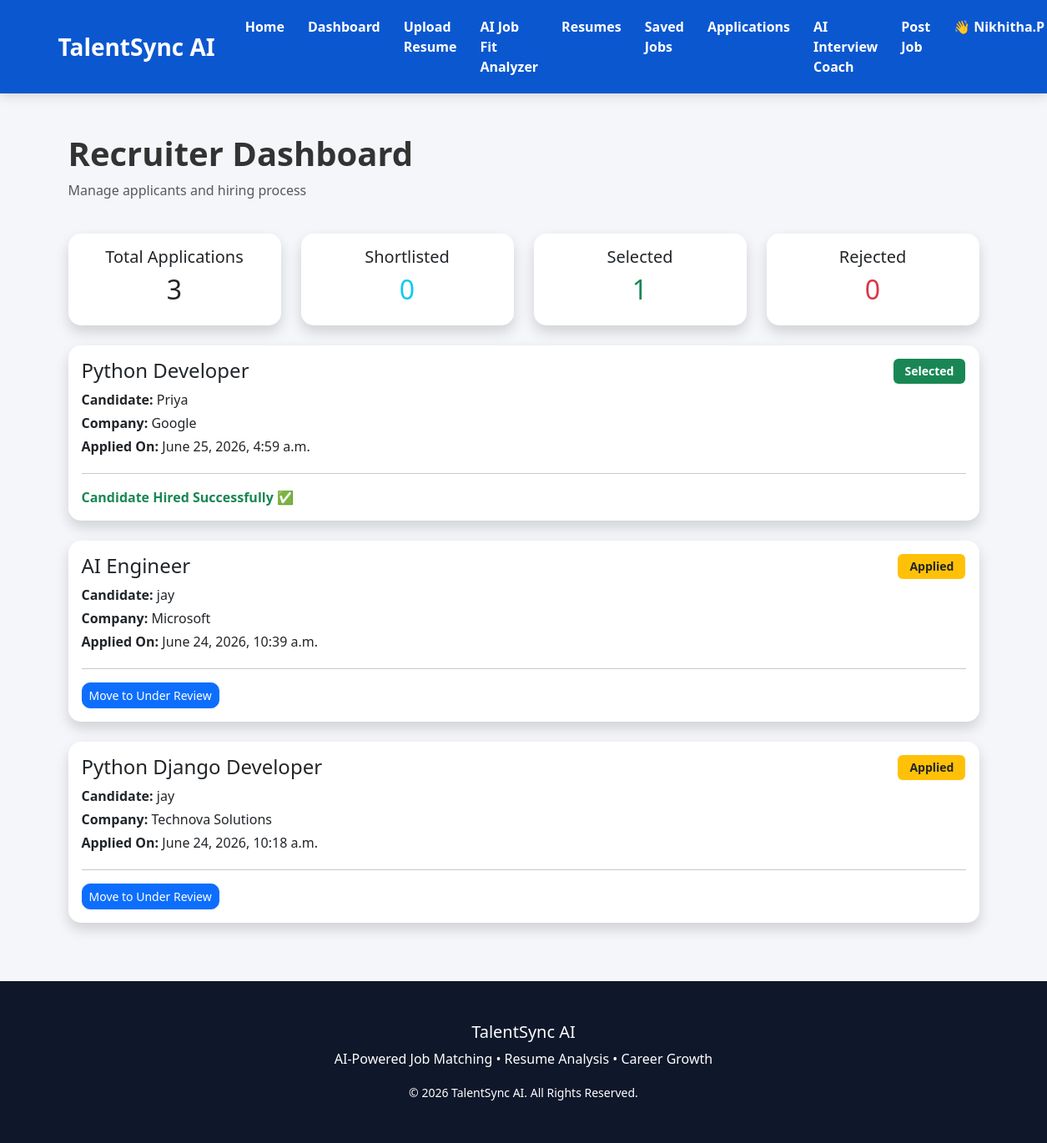
Page /recruiter-dashboard/ (signed in) on the committed database.
### core/models.py (models this page shows, shortened)
class Application(models.Model):
    STATUS_CHOICES = [
        ('Applied', 'Applied'),
        ('Under Review', 'Under Review'),
        ('Shortlisted', 'Shortlisted'),
        ('Interview Scheduled', 'Interview Scheduled'),
        ('Selected', 'Selected'),
        ('Rejected', 'Rejected'),
    ]
    INTERVIEW_MODE_CHOICES = [
        ('Online', 'Online'),
        ('Offline', 'Offline'),
    ]
    user = models.ForeignKey(
        User,
        on_delete=models.CASCADE
    )
    job = models.ForeignKey(
        Job,
        on_delete=models.CASCADE
    )
    applied_on = models.DateTimeField(
        auto_now_add=True
    )
    status = models.CharField(
        max_length=30,
        choices=STATUS_CHOICES,
        default='Applied'
    )
    interview_date = models.DateField(
        null=True,
        blank=True
    )
    interview_time = models.TimeField(
        null=True,
        blank=True
    )
    interview_mode = models.CharField(
        max_length=20,
        choices=INTERVIEW_MODE_CHOICES,
        null=True,
        blank=True
    )
    meeting_link = models.URLField(
        null=True,
        blank=True
    )
    recruiter_notes = models.TextField(
        blank=True,
        null=True
    )
    updated_at = models.DateTimeField(
        auto_now=True
    )
    class Meta:
        ordering = ['-applied_on']
        constraints = [
            models.UniqueConstraint(
                fields=['user', 'job'],
                name='unique_job_application'
            )
        ]

class Job(models.Model):
    title = models.CharField(max_length=100)
    company = models.ForeignKey(
        Company,
        on_delete=models.CASCADE
    )
    location = models.CharField(max_length=100)
    salary = models.CharField(max_length=50)
    description = models.TextField()
    skills = models.TextField()
    created_at = models.DateTimeField(
        auto_now_add=True
    )
    class Meta:
        ordering = ['-created_at']

class Company(models.Model):
    name = models.CharField(max_length=100)
    location = models.CharField(max_length=100)
    website = models.URLField()
    description = models.TextField()
    def __str__(self):
        return self.name

### core/views.py (the view)
@login_required
def recruiter_dashboard(request):
    applications = Application.objects.all().order_by(
        '-applied_on'
    )
    shortlisted_count = Application.objects.filter(
        status='Shortlisted'
    ).count()
    selected_count = Application.objects.filter(
        status='Selected'
    ).count()
    rejected_count = Application.objects.filter(
        status='Rejected'
    ).count()
    return render(
        request,
        'recruiter_dashboard.html',
        {
            'applications': applications,
            'shortlisted_count': shortlisted_count,
            'selected_count': selected_count,
            'rejected_count': rejected_count,
        }
    )

### templates/recruiter_dashboard.html (shortened to what this page needs)
{% extends 'base.html' %}
{% block content %}
<div class="container mt-5">
    <div class="d-flex justify-content-between align-items-center mb-4">
        <div>
            <h1 class="fw-bold">Recruiter Dashboard</h1>
            <p class="text-muted">
                Manage applicants and hiring process
            </p>
        </div>
    </div>
    <div class="row mb-4">
        <div class="col-md-3">
            <div class="card shadow border-0">
                <div class="card-body text-center">
                    <h5>Total Applications</h5>
                    <h2>{{ applications.count }}</h2>
                </div>
            </div>
        </div>
        <div class="col-md-3">
            <div class="card shadow border-0">
                <div class="card-body text-center">
                    <h5>Shortlisted</h5>
                    <h2 class="text-info">
                        {{ shortlisted_count }}
                    </h2>
                </div>
            </div>
        </div>
        <div class="col-md-3">
            <div class="card shadow border-0">
                <div class="card-body text-center">
                    <h5>Selected</h5>
                    <h2 class="text-success">
                        {{ selected_count }}
                    </h2>
                </div>
            </div>
        </div>
        <div class="col-md-3">
            <div class="card shadow border-0">
                <div class="card-body text-center">
                    <h5>Rejected</h5>
                    <h2 class="text-danger">
                        {{ rejected_count }}
                    </h2>
                </div>
            </div>
        </div>
    </div>
    {% for application in applications %}
    <div class="card shadow border-0 mb-4">
        <div class="card-body">
            <div class="row">
                <div class="col-md-8">
                    <h4>{{ application.job.title }}</h4>
                    <p class="mb-1">
                        <strong>Candidate:</strong>
                        {{ application.user.username }}
                    </p>
                    <p class="mb-1">
                        <strong>Company:</strong>
                        {{ application.job.company }}
                    </p>
                    <p class="mb-1">
                        <strong>Applied On:</strong>
                        {{ application.applied_on }}
                    </p>
                </div>
                <div class="col-md-4 text-end">
                    {% if application.status == 'Applied' %}
                        <span class="badge bg-warning text-dark">
                            Applied
                        </span>
                    {% elif application.status == 'Under Review' %}
                        <span class="badge bg-primary">
                            Under Review
                        </span>
                    {% elif application.status == 'Shortlisted' %}
                        <span class="badge bg-info text-dark">
                            Shortlisted
                        </span>
                    {% elif application.status == 'Interview Scheduled' %}
                        <span class="badge bg-secondary">
                            Interview Scheduled
                        </span>
                    {% elif application.status == 'Selected' %}
                        <span class="badge bg-success">
                            Selected
                        </span>
                    {% elif application.status == 'Rejected' %}
                        <span class="badge bg-danger">
                            Rejected
                        </span>
                    {% endif %}
                </div>
            </div>
            <hr>
            {% if application.status == 'Applied' %}
                <a href="{% url 'under_review_application' application.id %}"
                   class="btn btn-primary btn-sm">
                    Move to Under Review
                </a>
            {% elif application.status == 'Shortlisted' %}
                <a href="{% url 'schedule_interview' application.id %}"
                   class="btn btn-success btn-sm">
                    Schedule Interview
                </a>
            {% elif application.status == 'Selected' %}
                <span class="text-success fw-bold">
                    Candidate Hired Successfully ✅
                </span>
            {% elif application.status == 'Rejected' %}
                <span class="text-danger fw-bold">
                    Application Closed ❌
                </span>
            {% endif %}
        </div>
    </div>
    {% empty %}
    <div class="alert alert-info">
        No applications available.
    </div>
    {% endfor %}
</div>
{% endblock %}

### templates/base.html (shortened to what this page needs)
{% load static %}
<!DOCTYPE html>
<html lang="en">
<head>
    <link
        href="https://cdn.jsdelivr.net/npm/bootstrap@5.3.3/dist/css/bootstrap.min.css"
        rel="stylesheet">
     <link
    rel="stylesheet"
    href="https://cdnjs.cloudflare.com/ajax/libs/font-awesome/6.5.2/css/all.min.css">
    <link
        rel="stylesheet"
        href="https://cdn.jsdelivr.net/npm/bootstrap-icons@1.11.3/font/bootstrap-icons.min.css">
    <link
        rel="stylesheet"
        href="{% static 'css/style.css' %}">
</head>
<body>
<nav class="navbar navbar-expand-lg navbar-dark">
    <div class="container">
        <a class="navbar-brand fw-bold fs-3 text-white" href="{% url 'home' %}">
            TalentSync AI
        </a>
        <div class="collapse navbar-collapse"
             id="navbarNav">
            <ul class="navbar-nav ms-auto">
                <li class="nav-item">
                    <a class="nav-link" href="/">
                        Home
                    </a>
                </li>
                <li class="nav-item">
                    <a class="nav-link"
                       href="{% url 'dashboard' %}">
                        Dashboard
                    </a>
                </li>
                <li class="nav-item">
                    <a class="nav-link"
                       href="{% url 'upload_resume' %}">
                        Upload Resume
                    </a>
                </li>
<li class="nav-item">
    <a class="nav-link"
       href="{% url 'job_fit_analyzer' %}">
        AI Job Fit Analyzer
    </a>
</li>
                <li class="nav-item">
                    <a class="nav-link"
                       href="{% url 'resume_list' %}">
                        Resumes
                    </a>
                </li>
                <li class="nav-item">
                    <a class="nav-link"
                       href="{% url 'saved_jobs' %}">
                        Saved Jobs
                    </a>
                </li>
                <li class="nav-item">
                    <a class="nav-link"
                       href="{% url 'my_applications' %}">
                        Applications
                    </a>
                </li>
                <li class="nav-item">
    <a class="nav-link"
       href="{% url 'interview_home' %}">
        AI Interview Coach
    </a>
</li>
                <li class="nav-item">
                    <a class="nav-link"
                       href="{% url 'post_job' %}">
                        Post Job
                    </a>
                </li>
                {% if user.is_authenticated %}
                <li class="nav-item dropdown">
                    <a class="nav-link dropdown-toggle d-flex align-items-center"
                       href="#"
                       role="button"
                       data-bs-toggle="dropdown">
                        {% if user.socialaccount_set.all.0 %}
                            <img
                                src="{{ user.socialaccount_set.all.0.extra_data.picture }}"
                                width="35"
                                height="35"
                                class="rounded-circle me-2"
                                alt="Profile">
                            {{ user.socialaccount_set.all.0.extra_data.given_name }}
                        {% else %}
                            👋 {{ user.username }}
                        {% endif %}
                    </a>
                </li>
                {% endif %}
            </ul>
        </div>
    </div>
</nav>
<div class="container mt-4">
    {% block content %}
    {% endblock %}
</div>
<footer class="footer">
    <div class="container text-center py-4">
        <h5>TalentSync AI</h5>
        <p>
            AI-Powered Job Matching • Resume Analysis • Career Growth
        </p>
        <small>
            © 2026 TalentSync AI. All Rights Reserved.
        </small>
    </div>
</footer>
</body>
</html>

### static/css/style.css (style rules this page uses)
body { background:#f4f6f9; font-family:'Segoe UI', Tahoma, Geneva, Verdana, sans-serif; color:#333; }
a { text-decoration:none; }
.navbar { background:#0b57d0 !important; box-shadow:0 2px 15px rgba(0,0,0,0.15); }
.navbar-brand { font-size:28px; font-weight:700; color:white !important; }
.nav-link { color:white !important; margin-left:12px; font-weight:500; }
.btn-primary { border-radius:10px; }
.badge { font-size:14px; padding:8px 14px; }
.card { border:none; border-radius:15px; box-shadow:0 4px 15px rgba(0,0,0,0.08); }
.footer { margin-top:50px; background:#212529; color:white; padding:25px; text-align:center; }
.navbar { background:#0b57d0 !important; box-shadow:0 2px 15px rgba(0,0,0,.15); padding:12px 0; }
.navbar .nav-link { color:#ffffff !important; font-weight:600; transition:.3s; }
.navbar .dropdown-toggle { color:#ffffff !important; }
.footer { margin-top:70px; background:#0F172A; color:white; }

### rows in the picture
Application: job "Python Developer", user.username "Priya", job.company "Google", applied_on "June 25, 2026, 4:59 a.m.", status "Selected"
Application: job "AI Engineer", user.username "jay", job.company "Microsoft", applied_on "June 24, 2026, 10:39 a.m.", status "Applied"
Application: job "Python Django Developer", user.username "jay", job.company "Technova Solutions", applied_on "June 24, 2026, 10:18 a.m.", status "Applied"

### other values in the picture
{{ user.username }} "Nikhitha.P"
{{ applications.count }} "3"
{{ shortlisted_count }} "0"
{{ selected_count }} "1"
{{ rejected_count }} "0"
